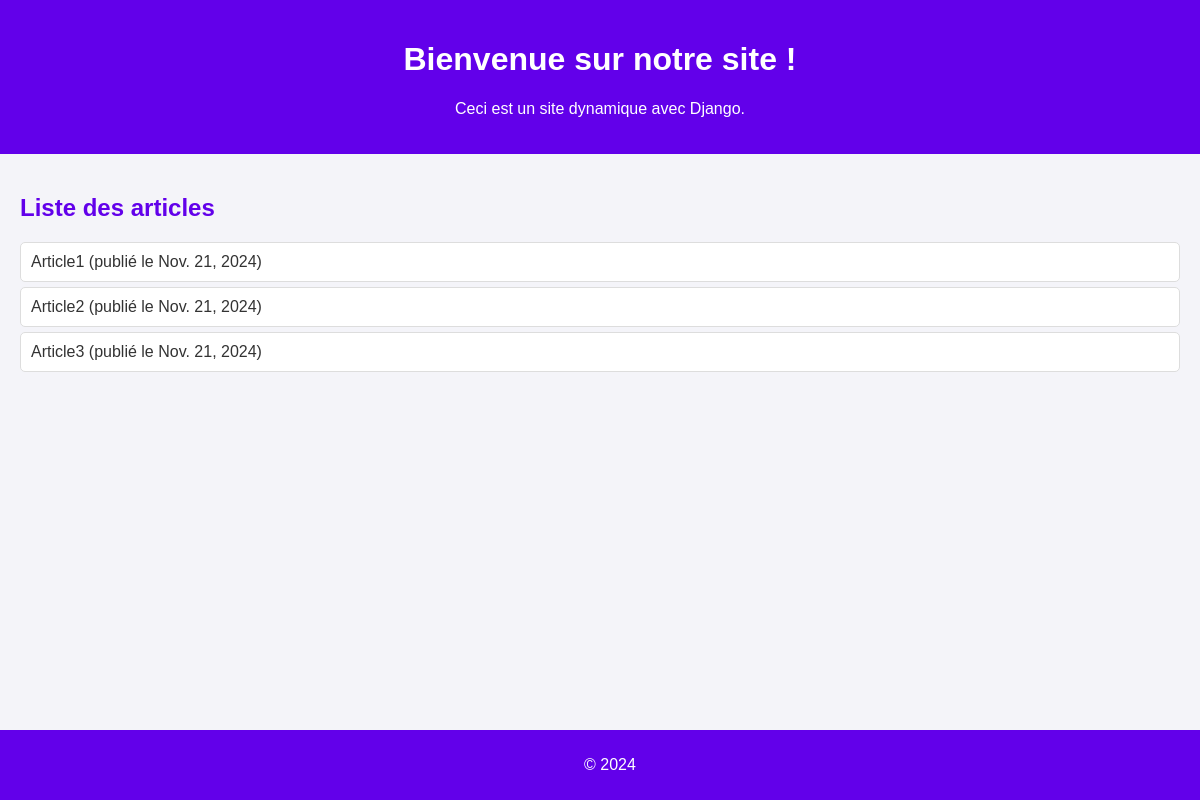
The page / on the database its author committed.
### webapp/models.py (models this page shows)
class Article(models.Model):
    title = models.CharField(max_length=200)
    publication_date = models.DateField()

### webapp/views.py (the view)
# urls.py: 2. Add a URL to urlpatterns:  path('', views.home, name='home')
def home(request):
    articles = Article.objects.all()
    context = {
        "title": "Bienvenue sur notre site !",
        "welcome_message": "Ceci est un site dynamique avec Django.",
        "articles": articles,
        "year": date.today().year,
    }
    return render(request, 'home.html', context)

### webapp/templates/home.html (shortened to what this page needs)
{% load static %}
<!DOCTYPE html>
<html lang="en">
<head>
    <link rel="stylesheet" href="{% static 'webapp/styles.css' %}">
</head>
<body>
    <header>
        <h1>{{ title }}</h1>
        <p>{{ welcome_message }}</p>
    </header>
    <main>
        <h2>Liste des articles</h2>
        <ul>
            {% if articles %}
                {% for article in articles %}
                    <li>{{ article.title }} (publié le {{ article.publication_date }})</li>
                {% endfor %}
            {% else %}
                <p>Aucun article n’est disponible.</p>
            {% endif %}
        </ul>
    </main>
    <footer>
        <p>&copy; {{ year }}</p>
    </footer>
</body>
</html>

### webapp/static/webapp/styles.css (style rules this page uses)
body { font-family: Arial, sans-serif; margin: 0; padding: 0; background-color: #f4f4f9; color: #333; }
header { background-color: #6200ea; color: white; padding: 20px; text-align: center; }
main { padding: 20px; }
h2 { color: #6200ea; }
ul { list-style-type: none; padding: 0; }
li { padding: 10px; background-color: #ffffff; border: 1px solid #ddd; margin-bottom: 5px; border-radius: 5px; }
footer { text-align: center; padding: 10px; background-color: #6200ea; color: white; position: absolute; bottom: 0; width: 100%; }

### rows shown on the page
Article: title "Article1", publication_date "Nov. 21, 2024"
Article: title "Article2", publication_date "Nov. 21, 2024"
Article: title "Article3", publication_date "Nov. 21, 2024"

### other values the page prints
{{ title }} "Bienvenue sur notre site !"
{{ welcome_message }} "Ceci est un site dynamique avec Django."
